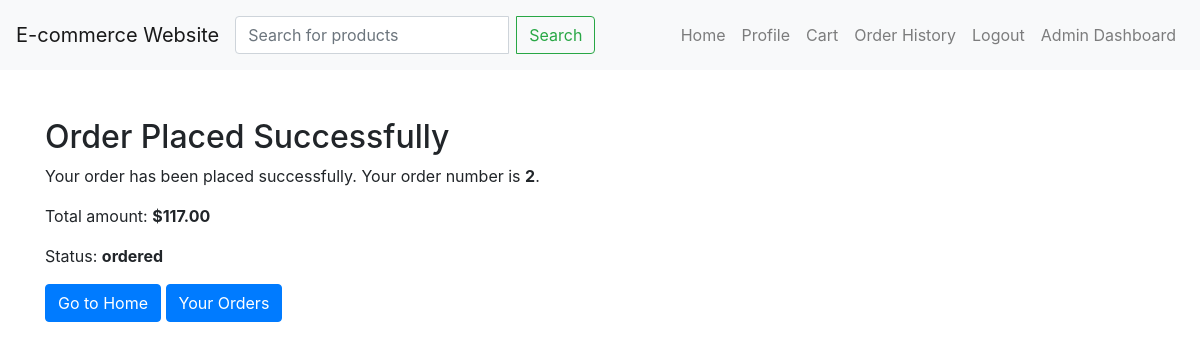
The app's page /order_placed/2/ (signed in) with its own data.
### ClothingStore/models.py (models this page shows, shortened)
class Order(models.Model):
    STATUS_CHOICES = (
        ('ordered', 'Ordered'),
        ('on_the_way', 'On the Way'),
        ('delivered', 'Delivered'),
        ('cancelled', 'Cancelled'),
        ('return_requested', 'Return Requested'),
        ('return_received', 'Return Received and Refund Issued'),
    )
    user = models.ForeignKey(User, on_delete=models.CASCADE)
    products = models.ManyToManyField(Product, through='OrderItem')
    ordered_date = models.DateTimeField(default=timezone.now)
    shipping_address = models.TextField()
    payment_method = models.CharField(max_length=50)
    total_cost = models.DecimalField(max_digits=10, decimal_places=2, default=0)
    status = models.CharField(max_length=20, choices=STATUS_CHOICES, default='ordered')

### ClothingStore/views.py (the view)
# urls.py: path('order_placed/<int:order_id>/', views.order_placed, name='order_placed'),
@login_required
def order_placed(request, order_id):
    try:
        order = Order.objects.get(id=order_id, user=request.user)
    except Order.DoesNotExist:
        order = None
    return render(request, 'order_placed.html', {'order': order})

### templates/order_placed.html
{% extends 'base.html' %}
{% block content %}
<div class="container mt-5">
    <h2>Order Placed Successfully</h2>
    {% if order %}
    <p>Your order has been placed successfully. Your order number is <strong>{{ order.id }}</strong>.</p>
    <p>Total amount: <strong>${{ order.total_cost|floatformat:2 }}</strong></p>
    <p>Status: <strong>{{ order.status }}</strong></p>
    <a href="{% url 'home' %}" class="btn btn-primary">Go to Home</a>
    <a href="{% url 'order_history' %}" class="btn btn-primary">Your Orders</a>
    {% else %}
    <p>There was an issue placing your order. Please try again later.</p>
    {% endif %}
</div>
{% endblock %}

### static/css/styles.css (style rules this page uses)
body { padding-top: 70px; }

### records on screen
Order: id "2", total_cost "117.00", status "ordered"
